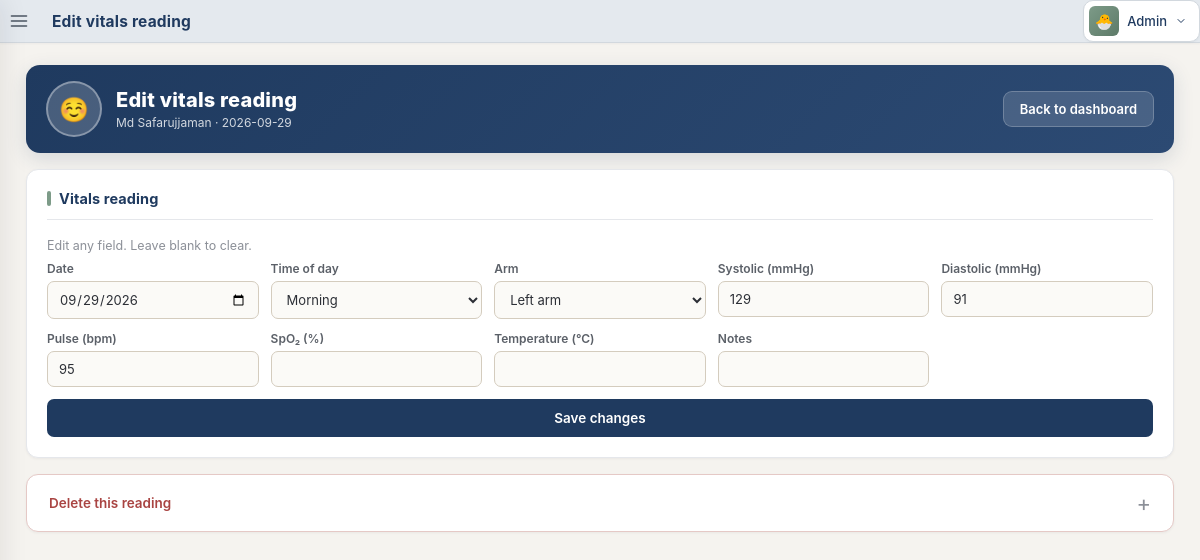
Screenshot of /edit_vitals/2/93 (signed in) with the database file from the repository.
### models.py (models this page shows, shortened)
class FamilyMember(db.Model):
    __tablename__ = "family_member"
    id = db.Column(db.Integer, primary_key=True)
    name = db.Column(db.String(80), unique=True, nullable=False)
    emoji = db.Column(db.String(8))
    dob = db.Column(db.Date)
    sex = db.Column(db.String(10))
    blood_group = db.Column(db.String(8))
    country = db.Column(db.String(8))   # ISO-3166 alpha-2
    height_cm = db.Column(db.Float)   # static height in cm
    waist_cm = db.Column(db.Float)
    hip_cm = db.Column(db.Float)
    neck_cm = db.Column(db.Float)
    body_fat_pct = db.Column(db.Float)
    muscle_mass_kg = db.Column(db.Float)
    bmr_kcal = db.Column(db.Float)
    tdee_kcal = db.Column(db.Float)
    activity_level = db.Column(db.String(20))
    is_pregnant = db.Column(db.Boolean, default=False)
    is_athlete = db.Column(db.Boolean, default=False)
    is_diabetic = db.Column(db.Boolean, default=False)
    notes = db.Column(db.String(300))
    address = db.Column(db.String(300))
    vitals = db.relationship("Vitals", backref="member", lazy=True, cascade="all, delete-orphan")
    labs = db.relationship("LabResult", backref="member", lazy=True, cascade="all, delete-orphan")

class Vitals(db.Model):
    __tablename__ = "vitals"
    id = db.Column(db.Integer, primary_key=True)
    member_id = db.Column(db.Integer, db.ForeignKey("family_member.id"), nullable=False)
    timestamp = db.Column(db.DateTime, default=datetime.now, index=True)
    systolic = db.Column(db.Integer)
    diastolic = db.Column(db.Integer)
    pulse = db.Column(db.Integer)
    weight_kg = db.Column(db.Float)
    height_cm = db.Column(db.Float)
    temp_c = db.Column(db.Float)
    spo2 = db.Column(db.Integer)
    arm = db.Column(db.String(8))      # LEFT / RIGHT
    slot = db.Column(db.String(16))    # MORNING / NOON / AFTERNOON / EVENING / NIGHT
    notes = db.Column(db.String(200))

### app.py (the view, shortened to what this page needs)
@app.route("/edit_vitals/<int:mid>/<int:vid>", methods=["GET", "POST"])
@A.login_required
def edit_vitals(mid, vid):
    member = FamilyMember.query.get_or_404(mid)
    v = Vitals.query.get_or_404(vid)
    if v.member_id != mid:
        return redirect(url_for("dashboard", mid=mid))
    return render_template("edit_vitals.html",
                           member=member, v=v,
                           date_str=v.timestamp.strftime("%Y-%m-%d") if v.timestamp else "")

### app.py (called while the page is built)
def _read(path, default=""):
    try:
        with open(path) as f:
            return f.read().strip()
    except Exception:
        return default

def get_logo():
    n = _read(LOGO_META)
    if not n:
        return None
    if not os.path.exists(os.path.join(UPLOAD_DIR, n)):
        return None
    return n

def get_app_meta():
    raw = _read(APP_META)
    name = "Health Monitor"
    tag = "Family Records"
    if raw and "|" in raw:
        parts = raw.split("|", 1)
        name = parts[0] or name
        tag = parts[1] or tag
    return {"app_name": name, "app_tagline": tag}

def load_prefs():
    try:
        with open(PREFS_FILE) as f:
            return json.load(f)
    except Exception:
        return {
            "theme": "light",
            "units": "metric",
            "datefmt": "ymd",
            "user_name": "Admin",
            "user_emoji": "A",
            "country": None,
        }

@app.context_processor
def inject_globals():
    members = []
    if session.get("authenticated"):
        members = FamilyMember.query.order_by(FamilyMember.name).all()
    meta = get_app_meta()
    ss = None
    if request.endpoint == "settings" and request.view_args:
        ss = request.view_args.get("section", "branding")
    return {
        "prefs": load_prefs(),
        "members": members,
        "logo": get_logo(),
        "settings_section": ss, "units": UNITS,
        "countries": COUNTRIES, "country_name": country_name,
        "resolve_range": R.resolve_range,
        "app_name": meta["app_name"],
        "app_tagline": meta["app_tagline"],
        "project_root": BASE_DIR,
        "now_global": datetime.now().strftime("%Y-%m-%d %H:%M"),
    }

### auth.py (called while the page is built)
def login_required(f):
    @wraps(f)
    def w(*a, **kw):
        if not session.get("authenticated"):
            return redirect(url_for("login"))
        return f(*a, **kw)
    return w

### templates/edit_vitals.html (shortened to what this page needs)
{% extends "base.html" %}
{% set active = 'dashboard' %}
{% set is_weight_only = (v.weight_kg is not none)
    and (v.systolic is none)
    and (v.diastolic is none)
    and (v.pulse is none)
    and (v.spo2 is none)
    and (v.temp_c is none) %}
{% block pagetitle %}{{ 'Edit weight reading' if is_weight_only else 'Edit vitals reading' }}{% endblock %}
{% block body %}
<div class="v2-page">
  <div class="v2-member-header">
    <div class="v2-mh-left">
      <div class="v2-mh-avatar">{{ member.emoji or (member.name[0]|upper) }}</div>
      <div class="v2-mh-info">
        <h1>{{ 'Edit weight reading' if is_weight_only else 'Edit vitals reading' }}</h1>
        <div class="v2-mh-meta">{{ member.name }} &middot; {{ date_str }}</div>
      </div>
    </div>
    <div class="v2-mh-actions">
      <a class="v2-btn" href="{{ url_for('dashboard', mid=member.id) }}">Back to dashboard</a>
    </div>
  </div>
  {% if is_weight_only %}
  <div class="v2-card">
    <h2>Weight reading</h2>
    <p class="v2-hint">Edit the weight reading. BMI is calculated from your height in the profile.</p>
    <form action="{{ url_for('edit_vitals', mid=member.id, vid=v.id) }}" method="post" class="v2-form">
      <label>Date <input type="date" name="timestamp_date" value="{{ date_str }}"></label>
      <label>Time of day
        <select name="slot">
          <option value="">--</option>
          {% for s in ['MORNING','NOON','AFTERNOON','EVENING','NIGHT'] %}
            <option value="{{ s }}" {% if v.slot == s %}selected{% endif %}>{{ s|capitalize }}</option>
          {% endfor %}
        </select>
      </label>
      <label>Weight (kg) <input type="number" step="0.1" name="weight_kg" value="{{ v.weight_kg or '' }}"></label>
      <label>Notes <input name="notes" value="{{ v.notes or '' }}"></label>
      <button type="submit">Save changes</button>
    </form>
  </div>
  {% else %}
  <div class="v2-card">
    <h2>Vitals reading</h2>
    <p class="v2-hint">Edit any field. Leave blank to clear.</p>
    <form action="{{ url_for('edit_vitals', mid=member.id, vid=v.id) }}" method="post" class="v2-form">
      <label>Date <input type="date" name="timestamp_date" value="{{ date_str }}"></label>
      <label>Time of day
        <select name="slot">
          {% for s in ['MORNING','NOON','AFTERNOON','EVENING','NIGHT'] %}
            <option value="{{ s }}" {% if v.slot == s %}selected{% endif %}>{{ s|capitalize }}</option>
          {% endfor %}
        </select>
      </label>
      <label>Arm
        <select name="arm">
          <option value="LEFT"  {% if v.arm == 'LEFT'  %}selected{% endif %}>Left arm</option>
        </select>
      </label>
      <label>Systolic (mmHg) <input type="number" name="systolic" value="{{ v.systolic or '' }}"></label>
      <label>Diastolic (mmHg) <input type="number" name="diastolic" value="{{ v.diastolic or '' }}"></label>
      <label>Pulse (bpm) <input type="number" name="pulse" value="{{ v.pulse or '' }}"></label>
      <label>SpO₂ (%) <input type="number" name="spo2" value="{{ v.spo2 or '' }}"></label>
      <label>Temperature (°C) <input type="number" step="0.1" name="temp_c" value="{{ v.temp_c or '' }}"></label>
      <label>Notes <input name="notes" value="{{ v.notes or '' }}"></label>
      <button type="submit">Save changes</button>
    </form>
  </div>
  {% endif %}
  <details class="v2-details v2-details-danger">
    <summary>Delete this reading</summary>
  </details>
</div>
{% endblock %}

### rows the page displays
FamilyMember: emoji "☺️", name "Md Safarujjaman"
Vitals: slot "Morning", arm "Left arm", systolic "129", diastolic "91", pulse "95"

### other values shown
{{ 'Edit weight reading' if is_weight_only else 'Edit vitals reading' }} "Edit vitals reading"
{{ prefs.user_emoji or 'A' }} "🐣"
{{ prefs.user_name or 'Admin' }} "Admin"
{{ date_str }} "2026-09-29"
